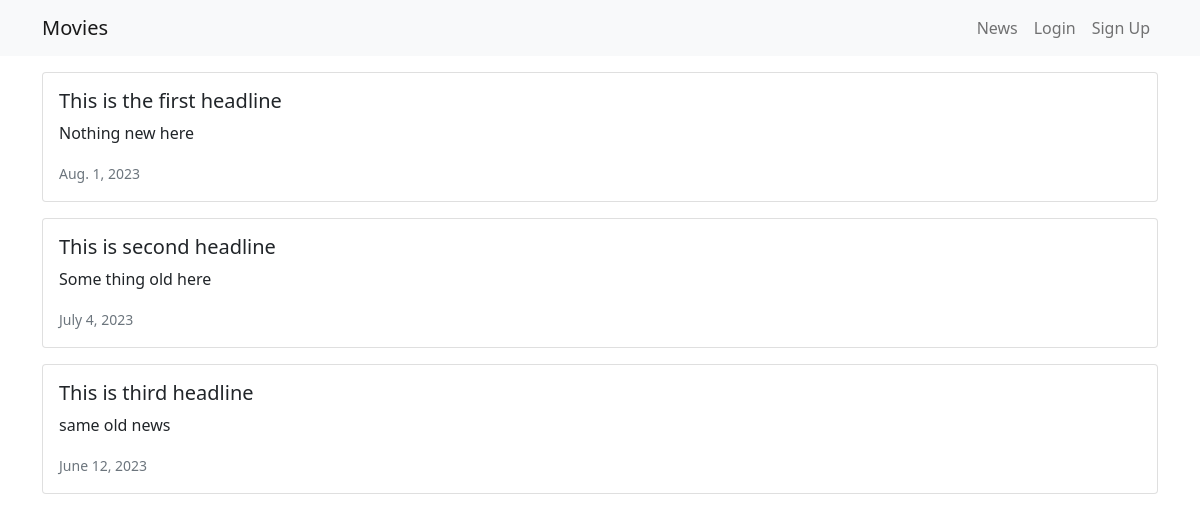
Page /news/ on the committed database.
### news/models.py (models this page shows)
class News(models.Model):
    headline = models.CharField(max_length=200)
    body = models.TextField()
    date = models.DateField()

### news/views.py (the view)
# urls.py: path('news/', include('news.urls')),
def news(request):
    newss = News.objects.all().order_by('-date')
    return render(request, 'news/news.html', {'newss':newss})

### news/templates/news/news.html
{% extends 'base.html' %}
{% block content %}
{% for news in newss %}
    <div class="card mb-3">
        <div class="row g-0">
            <div>
                <div class="card-body">
                    <h5 class="card-title">{{ news.headline }}</h5>
                    <p class="card-text">{{ news.body }}</p>
                    <p class="card-text"><small class="text-muted">{{ news.date }}</small></p>
                </div>
            </div>
        </div>
    </div>
{% endfor %}
{% endblock content %}

### rows in the picture
News: headline "This is the first headline", body "Nothing new here", date "Aug. 1, 2023"
News: headline "This is second headline", body "Some thing old here", date "July 4, 2023"
News: headline "This is third headline", body "same old news", date "June 12, 2023"
